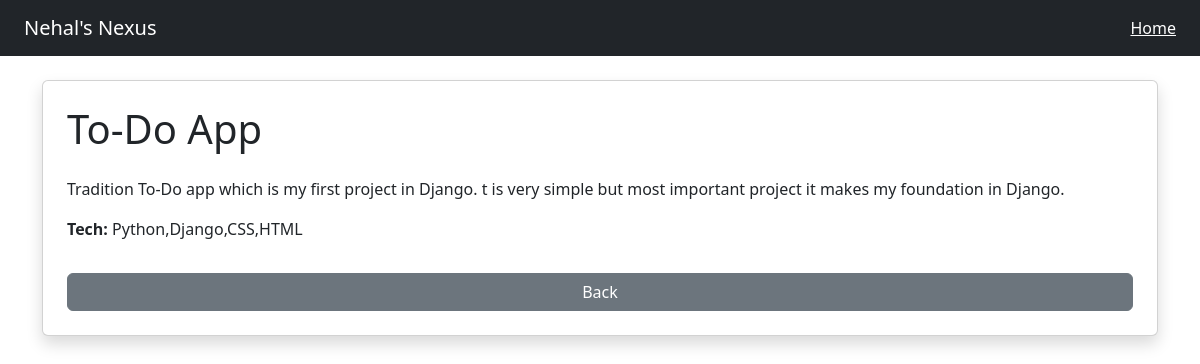
/project/1/, run on the app's committed database.
### core/models.py (models this page shows, shortened)
class Project(models.Model):
    title = models.CharField(max_length=200)
    description = models.TextField()
    tech_stack = models.CharField(max_length=200)
    github_link = models.URLField(blank=True, null=True)
    live_demo = models.URLField(blank=True, null=True)
    created_at = models.DateTimeField(auto_now_add=True)
    image = models.ImageField(upload_to='projects/', null=True, blank=True)

### core/views.py (the view)
# urls.py: path('project/<int:id>/', project_detail, name='project_detail'),
def project_detail(request, id):
    project = get_object_or_404(Project, id=id)
    return render(request, 'core/project_detail.html', {'project': project})

### core/templates/core/project_detail.html
{% extends 'core/base.html' %}
{% block content %}
<div class="card p-4 shadow">
    <h1>{{ project.title }}</h1>
    <p class="mt-3">{{ project.description }}</p>
    <p><b>Tech:</b> {{ project.tech_stack }}</p>
    <a href="/" class="btn btn-secondary mt-3">Back</a>
</div>
{% endblock %}

### data on the page
Project: title "To-Do App", description "Tradition To-Do app which is my first project in Django. t is very simple but most important project it makes my foundation in Django.", tech_stack "Python,Django,CSS,HTML"
